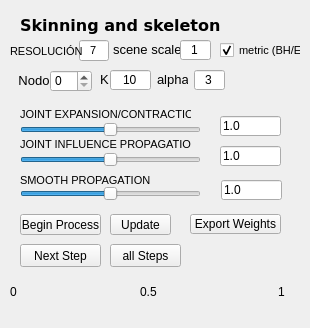
          <widget class="QWidget" name="tab_6">
           <attribute name="title">
            <string>BH</string>
           </attribute>
           <widget class="QLabel" name="label">
            <property name="geometry">
             <rect>
              <x>10</x>
              <y>65</y>
              <width>48</width>
              <height>31</height>
             </rect>
            </property>
            <property name="font">
             <font>
              <pointsize>10</pointsize>
             </font>
            </property>
            <property name="text">
             <string>Nodo</string>
            </property>
            <property name="alignment">
             <set>Qt::AlignCenter</set>
            </property>
           </widget>
           <widget class="QLabel" name="label_2">
            <property name="geometry">
             <rect>
              <x>20</x>
              <y>10</y>
              <width>241</width>
              <height>31</height>
             </rect>
            </property>
            <property name="font">
             <font>
              <family>Verdana</family>
              <pointsize>12</pointsize>
              <weight>75</weight>
              <bold>true</bold>
             </font>
            </property>
            <property name="text">
             <string>Skinning and skeleton</string>
            </property>
           </widget>
           <widget class="QPushButton" name="voxelization_btn">
            <property name="geometry">
             <rect>
              <x>20</x>
              <y>214</y>
              <width>81</width>
              <height>21</height>
             </rect>
            </property>
            <property name="text">
             <string>Begin Process</string>
            </property>
           </widget>
           <widget class="QLineEdit" name="gridResolutionIn">
            <property name="geometry">
             <rect>
              <x>79</x>
              <y>40</y>
              <width>30</width>
              <height>21</height>
             </rect>
            </property>
            <property name="font">
             <font>
              <pointsize>8</pointsize>
             </font>
            </property>
            <property name="text">
             <string>7</string>
            </property>
            <property name="alignment">
             <set>Qt::AlignCenter</set>
            </property>
           </widget>
           <widget class="QLabel" name="label_4">
            <property name="geometry">
             <rect>
              <x>10</x>
              <y>41</y>
              <width>80</width>
              <height>20</height>
             </rect>
            </property>
            <property name="font">
             <font>
              <pointsize>8</pointsize>
              <weight>50</weight>
              <bold>false</bold>
             </font>
            </property>
            <property name="text">
             <string>RESOLUCIÓN</string>
            </property>
           </widget>
           <widget class="QPushButton" name="prop_function_updt">
            <property name="geometry">
             <rect>
              <x>110</x>
              <y>214</y>
              <width>61</width>
              <height>21</height>
             </rect>
            </property>
            <property name="text">
             <string>Update</string>
            </property>
           </widget>
           <widget class="QLineEdit" name="alphavalue_in">
            <property name="geometry">
             <rect>
              <x>194</x>
              <y>70</y>
              <width>31</width>
              <height>20</height>
             </rect>
            </property>
            <property name="text">
             <string>3</string>
            </property>
            <property name="alignment">
             <set>Qt::AlignCenter</set>
            </property>
           </widget>
           <widget class="QLineEdit" name="kvalue_in">
            <property name="geometry">
             <rect>
              <x>110</x>
              <y>70</y>
              <width>41</width>
              <height>20</height>
             </rect>
            </property>
            <property name="text">
             <string>10</string>
            </property>
            <property name="alignment">
             <set>Qt::AlignCenter</set>
            </property>
           </widget>
           <widget class="QLabel" name="label_5">
            <property name="geometry">
             <rect>
              <x>100</x>
              <y>64</y>
              <width>21</width>
              <height>30</height>
             </rect>
            </property>
            <property name="font">
             <font>
              <pointsize>10</pointsize>
             </font>
            </property>
            <property name="text">
             <string>K</string>
            </property>
           </widget>
           <widget class="QLabel" name="label_6">
            <property name="geometry">
             <rect>
              <x>157</x>
              <y>64</y>
              <width>31</width>
              <height>30</height>
             </rect>
            </property>
            <property name="font">
             <font>
              <pointsize>10</pointsize>
             </font>
            </property>
            <property name="text">
             <string>alpha</string>
            </property>
           </widget>
           <widget class="QCheckBox" name="metricUsedCheck">
            <property name="geometry">
             <rect>
              <x>220</x>
              <y>40</y>
              <width>81</width>
              <height>20</height>
             </rect>
            </property>
            <property name="font">
             <font>
              <pointsize>8</pointsize>
             </font>
            </property>
            <property name="text">
             <string>metric (BH/E)</string>
            </property>
            <property name="checked">
             <bool>true</bool>
            </property>
           </widget>
           <widget class="colorBar" name="ColorInterpolationBar" native="true">
            <property name="geometry">
             <rect>
              <x>12</x>
              <y>303</y>
              <width>271</width>
              <height>16</height>
             </rect>
            </property>
           </widget>
           <widget class="QLabel" name="label_7">
            <property name="geometry">
             <rect>
              <x>10</x>
              <y>284</y>
              <width>21</width>
              <height>16</height>
             </rect>
            </property>
            <property name="text">
             <string>0</string>
            </property>
           </widget>
           <widget class="QLabel" name="label_8">
            <property name="geometry">
             <rect>
              <x>140</x>
              <y>284</y>
              <width>21</width>
              <height>16</height>
             </rect>
            </property>
            <property name="text">
             <string>0.5</string>
            </property>
           </widget>
           <widget class="QLabel" name="label_9">
            <property name="geometry">
             <rect>
              <x>278</x>
              <y>284</y>
              <width>21</width>
              <height>16</height>
             </rect>
            </property>
            <property name="text">
             <string>1</string>
            </property>
           </widget>
           <widget class="QSpinBox" name="DistancesVertSource">
            <property name="geometry">
             <rect>
              <x>50</x>
              <y>70</y>
              <width>42</width>
              <height>22</height>
             </rect>
            </property>
            <property name="maximum">
             <number>10000</number>
            </property>
           </widget>
           <widget class="QPushButton" name="exportWeights_btn">
            <property name="geometry">
             <rect>
              <x>190</x>
              <y>214</y>
              <width>91</width>
              <height>20</height>
             </rect>
            </property>
            <property name="text">
             <string>Export Weights</string>
            </property>
           </widget>
           <widget class="QSlider" name="expansionSlider">
            <property name="geometry">
             <rect>
              <x>20</x>
              <y>120</y>
              <width>181</width>
              <height>19</height>
             </rect>
            </property>
            <property name="minimum">
             <number>1</number>
            </property>
            <property name="maximum">
             <number>200</number>
            </property>
            <property name="value">
             <number>100</number>
            </property>
            <property name="orientation">
             <enum>Qt::Horizontal</enum>
            </property>
           </widget>
           <widget class="QLineEdit" name="expansionValueEdit">
            <property name="geometry">
             <rect>
              <x>220</x>
              <y>116</y>
              <width>61</width>
              <height>20</height>
             </rect>
            </property>
            <property name="text">
             <string>1.0</string>
            </property>
            <property name="readOnly">
             <bool>true</bool>
            </property>
           </widget>
           <widget class="QLabel" name="label_10">
            <property name="geometry">
             <rect>
              <x>20</x>
              <y>104</y>
              <width>171</width>
              <height>20</height>
             </rect>
            </property>
            <property name="font">
             <font>
              <pointsize>8</pointsize>
              <weight>50</weight>
              <bold>false</bold>
             </font>
            </property>
            <property name="text">
             <string>JOINT EXPANSION/CONTRACTION</string>
            </property>
           </widget>
           <widget class="QSlider" name="smoothPropagationSlider">
            <property name="geometry">
             <rect>
              <x>20</x>
              <y>184</y>
              <width>181</width>
              <height>19</height>
             </rect>
            </property>
            <property name="maximum">
             <number>200</number>
            </property>
            <property name="value">
             <number>100</number>
            </property>
            <property name="orientation">
             <enum>Qt::Horizontal</enum>
            </property>
           </widget>
           <widget class="QLineEdit" name="smoothPropagationEdit">
            <property name="geometry">
             <rect>
              <x>221</x>
              <y>180</y>
              <width>61</width>
              <height>20</height>
             </rect>
            </property>
            <property name="text">
             <string>1.0</string>
            </property>
            <property name="readOnly">
             <bool>true</bool>
            </property>
           </widget>
           <widget class="QLabel" name="label_11">
            <property name="geometry">
             <rect>
              <x>20</x>
              <y>170</y>
              <width>171</width>
              <height>20</height>
             </rect>
            </property>
            <property name="font">
             <font>
              <pointsize>8</pointsize>
              <weight>50</weight>
              <bold>false</bold>
             </font>
            </property>
            <property name="text">
             <string>SMOOTH PROPAGATION</string>
            </property>
           </widget>
           <widget class="QPushButton" name="nextStep_button">
            <property name="geometry">
             <rect>
              <x>20</x>
              <y>244</y>
              <width>81</width>
              <height>23</height>
             </rect>
            </property>
            <property name="text">
             <string>Next Step</string>
            </property>
           </widget>
           <widget class="QPushButton" name="allNextStep_button">
            <property name="geometry">
             <rect>
              <x>110</x>
              <y>244</y>
              <width>71</width>
              <height>23</height>
             </rect>
            </property>
            <property name="text">
             <string>all Steps</string>
            </property>
           </widget>
           <widget class="QLabel" name="label_12">
            <property name="geometry">
             <rect>
              <x>113</x>
              <y>34</y>
              <width>71</width>
              <height>30</height>
             </rect>
            </property>
            <property name="font">
             <font>
              <pointsize>10</pointsize>
             </font>
            </property>
            <property name="text">
             <string>scene scale</string>
            </property>
           </widget>
           <widget class="QLineEdit" name="sceneScale">
            <property name="geometry">
             <rect>
              <x>180</x>
              <y>40</y>
              <width>31</width>
              <height>20</height>
             </rect>
            </property>
            <property name="text">
             <string>1</string>
            </property>
            <property name="alignment">
             <set>Qt::AlignCenter</set>
            </property>
           </widget>
           <widget class="QLabel" name="label_13">
            <property name="geometry">
             <rect>
              <x>20</x>
              <y>134</y>
              <width>171</width>
              <height>20</height>
             </rect>
            </property>
            <property name="font">
             <font>
              <pointsize>8</pointsize>
              <weight>50</weight>
              <bold>false</bold>
             </font>
            </property>
            <property name="text">
             <string>JOINT INFLUENCE PROPAGATION</string>
            </property>
           </widget>
           <widget class="QLineEdit" name="propagationValueEdit">
            <property name="geometry">
             <rect>
              <x>220</x>
              <y>146</y>
              <width>61</width>
              <height>20</height>
             </rect>
            </property>
            <property name="text">
             <string>1.0</string>
            </property>
            <property name="readOnly">
             <bool>true</bool>
            </property>
           </widget>
           <widget class="QSlider" name="propagationSlider">
            <property name="geometry">
             <rect>
              <x>20</x>
              <y>150</y>
              <width>181</width>
              <height>19</height>
             </rect>
            </property>
            <property name="minimum">
             <number>1</number>
            </property>
            <property name="maximum">
             <number>200</number>
            </property>
            <property name="value">
             <number>100</number>
            </property>
            <property name="orientation">
             <enum>Qt::Horizontal</enum>
            </property>
           </widget>
           <zorder>label</zorder>
           <zorder>label_2</zorder>
           <zorder>voxelization_btn</zorder>
           <zorder>gridResolutionIn</zorder>
           <zorder>label_4</zorder>
           <zorder>prop_function_updt</zorder>
           <zorder>alphavalue_in</zorder>
           <zorder>kvalue_in</zorder>
           <zorder>label_5</zorder>
           <zorder>label_6</zorder>
           <zorder>metricUsedCheck</zorder>
           <zorder>ColorInterpolationBar</zorder>
           <zorder>label_7</zorder>
           <zorder>label_8</zorder>
           <zorder>label_9</zorder>
           <zorder>DistancesVertSource</zorder>
           <zorder>exportWeights_btn</zorder>
           <zorder>expansionValueEdit</zorder>
           <zorder>label_10</zorder>
           <zorder>smoothPropagationEdit</zorder>
           <zorder>label_11</zorder>
           <zorder>smoothPropagationSlider</zorder>
           <zorder>expansionSlider</zorder>
           <zorder>nextStep_button</zorder>
           <zorder>allNextStep_button</zorder>
           <zorder>label_12</zorder>
           <zorder>sceneScale</zorder>
           <zorder>label_13</zorder>
           <zorder>propagationValueEdit</zorder>
           <zorder>propagationSlider</zorder>
          </widget>
